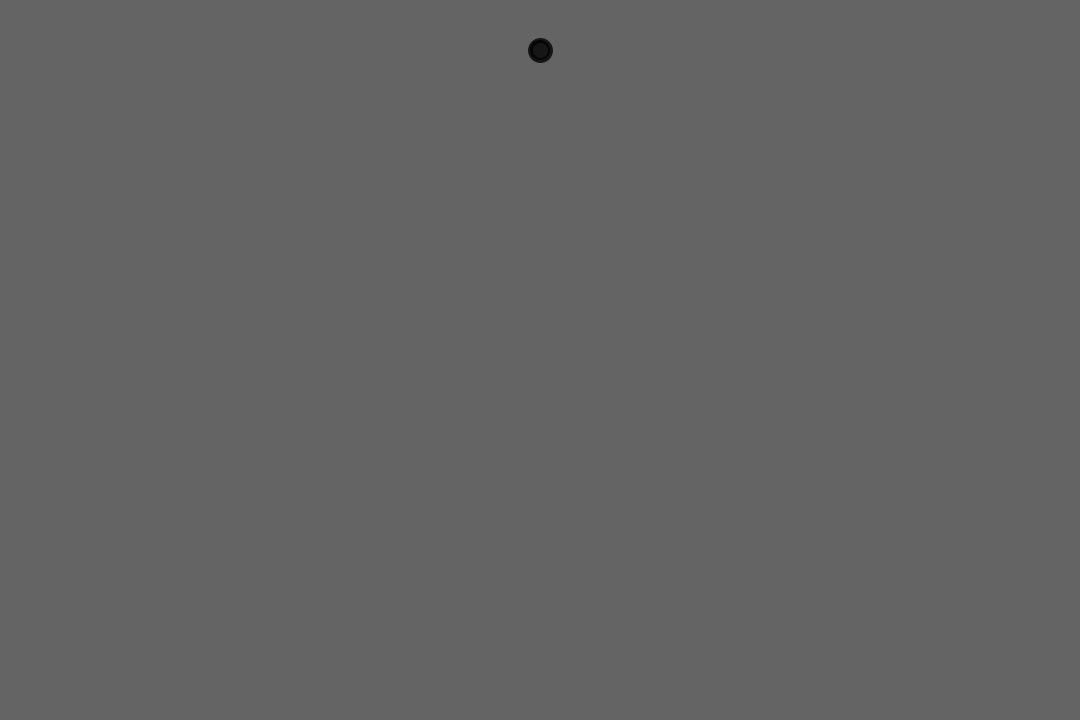
Frame 1 (no input)
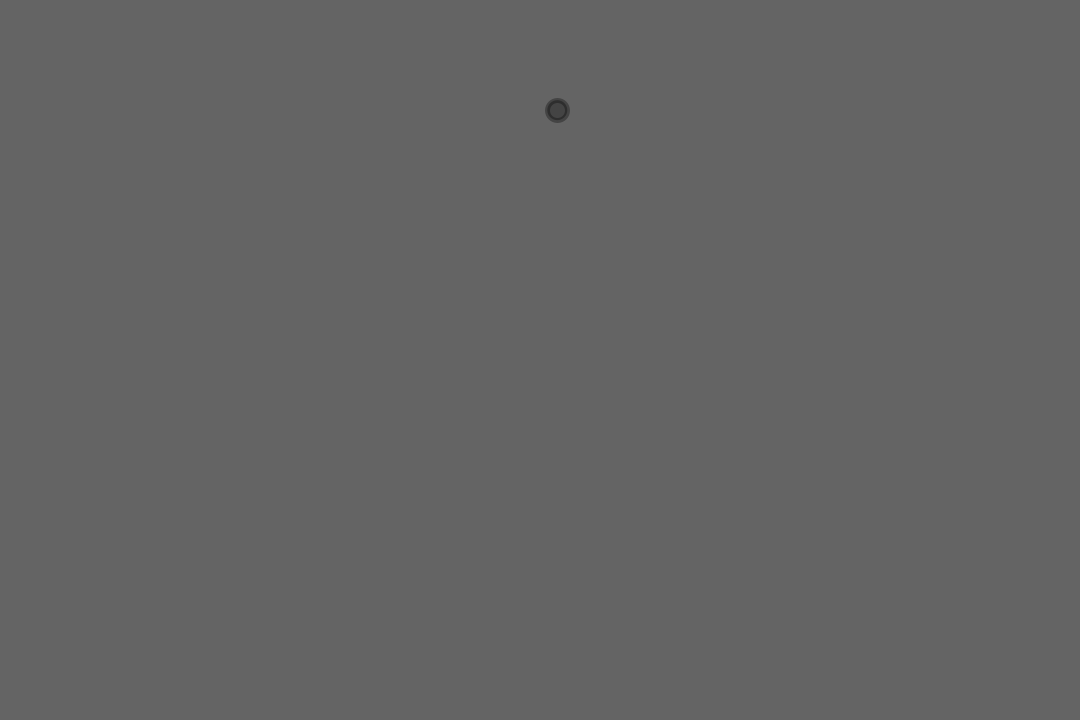
Frame 60 (the mouse pressed at the canvas centre just before this capture)
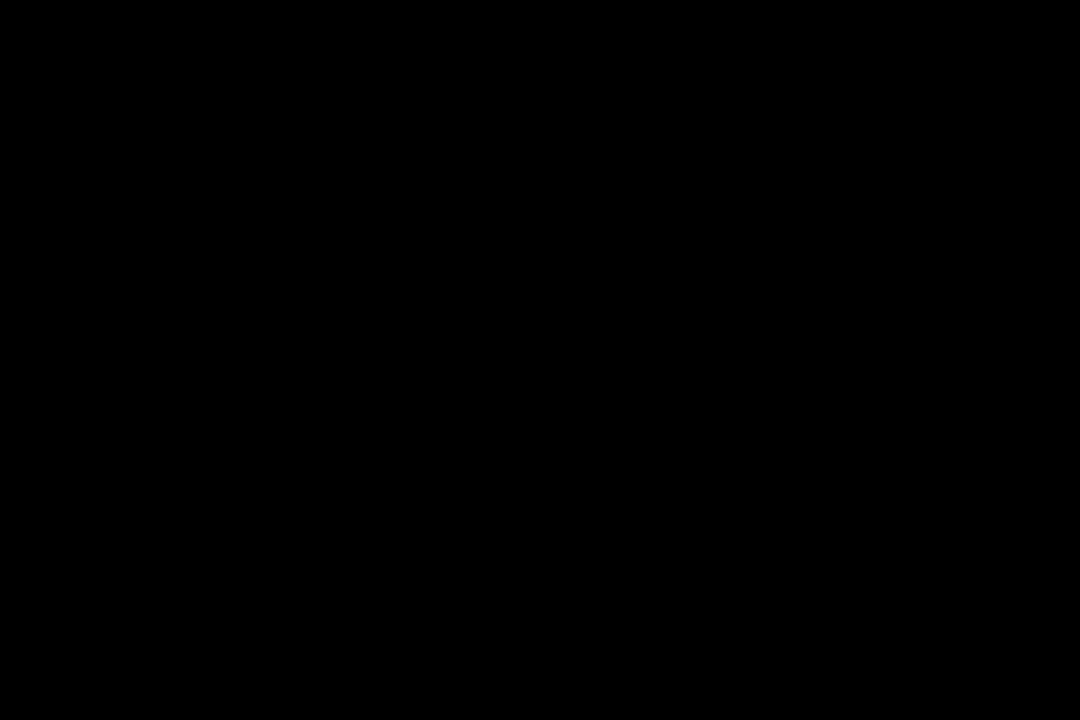
Frame 120 (the mouse held since frame 60 and released just before this capture)

The Processing sketch that drew these frames (run headless with seeded random() and noise(); from frame 60 on, the mouse is pressed at the canvas centre):

// Processing sketch: singleParticleFade
// ── singleParticleFade.pde
Particle p;
void setup()
{
  size(1080, 720);
  p = new Particle();
}
void draw()
{
  if (!p.isDead())
  {
    background(100);
    strokeWeight(5);
    p.display();
    p.update();
  } else
    background(0);
}
// ── Particle.pde
class Particle
{
  PVector loc, acc, vel;
  float life;
  Particle()
  {
    loc = new PVector(width/2,50);
    acc = new PVector(0,0.05);
    vel = new PVector(random(-1,1),random(-1,1));
    life = 200;
  }
  void update()
  {
    vel.add(acc);
    loc.add(vel);
  }
  void display()
  {
    fill(0,life);
    stroke(0,life);
    ellipse(loc.x,loc.y,20,20);
    life -= 2;
  }
  boolean isDead()
  {
    return (life <= 0);
  }
}
